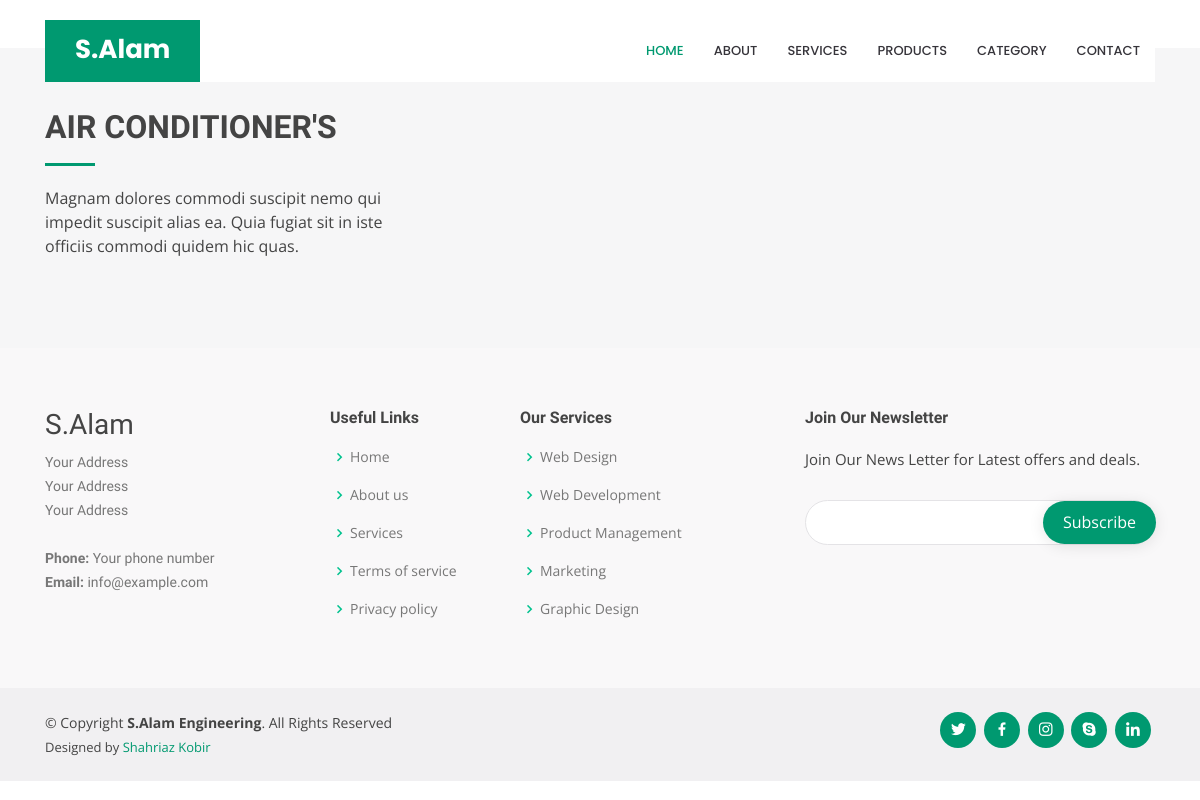
/product/productlists/, run on an earlier commit of the app's database.
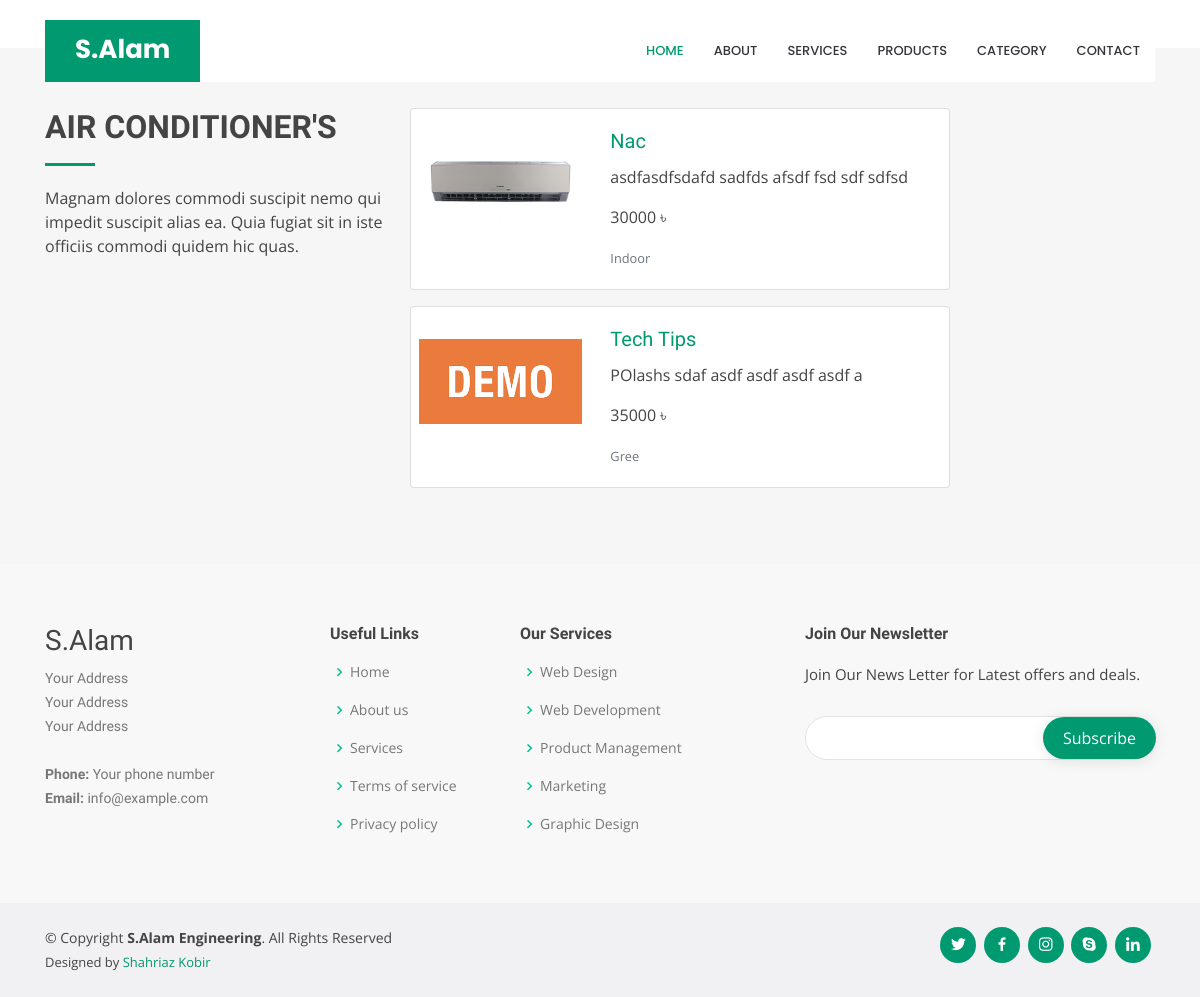
And on a later commit of the database.
### product/models.py (models this page shows, shortened)
class AC(models.Model):
    ac_name = models.CharField(max_length=250, null=False)
    ac_brand_name = models.CharField(max_length=50, null=False)
    ac_category = models.ForeignKey(AcCategory, on_delete=models.CASCADE)
    ac_model_number = models.CharField(max_length=30, null=False)
    ac_image = models.ImageField(default='de_ac.png', upload_to='ac_photo')
    ac_description = models.TextField(max_length=1000, null=True)
    ac_normal_price = models.IntegerField(default=0, null=False)
    ac_discounted_price = models.IntegerField(default=0, null=True)
    ac_discount_percent = models.IntegerField(default=0, null=True)
    uploaded_by = CurrentUserField()
    upload_date = models.DateTimeField(auto_now_add=True, blank=False)
    class Meta:
        ordering = ('-upload_date',)

class AcCategory(models.Model):
    ac_category_name = models.CharField(max_length=250, null=False)
    ac_category_details = models.TextField(max_length=250, null=False)
    ac_category_image = models.ImageField(default='de_ac_cat.png', upload_to='ac_cat_photo')
    uploaded_by = CurrentUserField()
    upload_date = models.DateTimeField(auto_now_add=True, blank=False)

### product/views.py (the view)
# urls.py: path('productlists/', all_product_view, name='all_products')
def all_product_view(request):
    food_detail = AC.objects.all()
    return render(request, 'product/all_product.html', {'products': food_detail})

### templates/product/all_product.html
{% extends 'salameng/Layout.html' %}
{% load static %}
{% block content %}
    <section id="services" class="services section-bg mt-5">
        <div class="container">
            <div class="row">
                <div class="col-lg-4">
                    <div class="section-title" data-aos="fade-right">
                        <h2>Air Conditioner's</h2>
                        <p>Magnam dolores commodi suscipit nemo qui impedit suscipit alias ea. Quia fugiat sit in iste
                            officiis commodi quidem hic quas.</p>
                    </div>
                </div>
                <div class="col-lg-8">
                    <div class="row">
                        {% for product in products %}
                            <div class="card mb-3" style="max-width: 540px;">
                                <div class="row no-gutters">
                                    <div class="col-md-4">
                                        <img src="{{ product.ac_image.url }}" class="card-img p-2 mt-4" alt="ac_image">
                                    </div>
                                    <div class="col-md-8">
                                        <div class="card-body">
                                            <h5 class="card-title"><a
                                                    href="{% url 'product:product_details' product.ac_name %}">{{ product.ac_name }}</a>
                                            </h5>
                                            <p class="card-text">{{ product.ac_description }}</p>
                                            <p class="card-text">{{ product.ac_normal_price }} ৳</p>
                                            <p class="card-text"><small
                                                    class="text-muted">{{ product.ac_category.ac_category_name }}</small>
                                            </p>
                                        </div>
                                    </div>
                                </div>
                            </div>
                        {% endfor %}
                    </div>
                </div>
            </div>
        </div>
    </section>
{% endblock %}

What changed in the data, as far as the page shows it:
added AC: ac_image (picture), ac_name "Nac", ac_description "asdfasdfsdafd sadfds afsdf fsd sdf sdfsd", ac_normal_price "30000", ac_category.ac_category_name "Indoor"
added AC: ac_image (picture), ac_name "Tech Tips", ac_description "POlashs sdaf asdf asdf asdf asdf a", ac_normal_price "35000", ac_category.ac_category_name "Gree"
